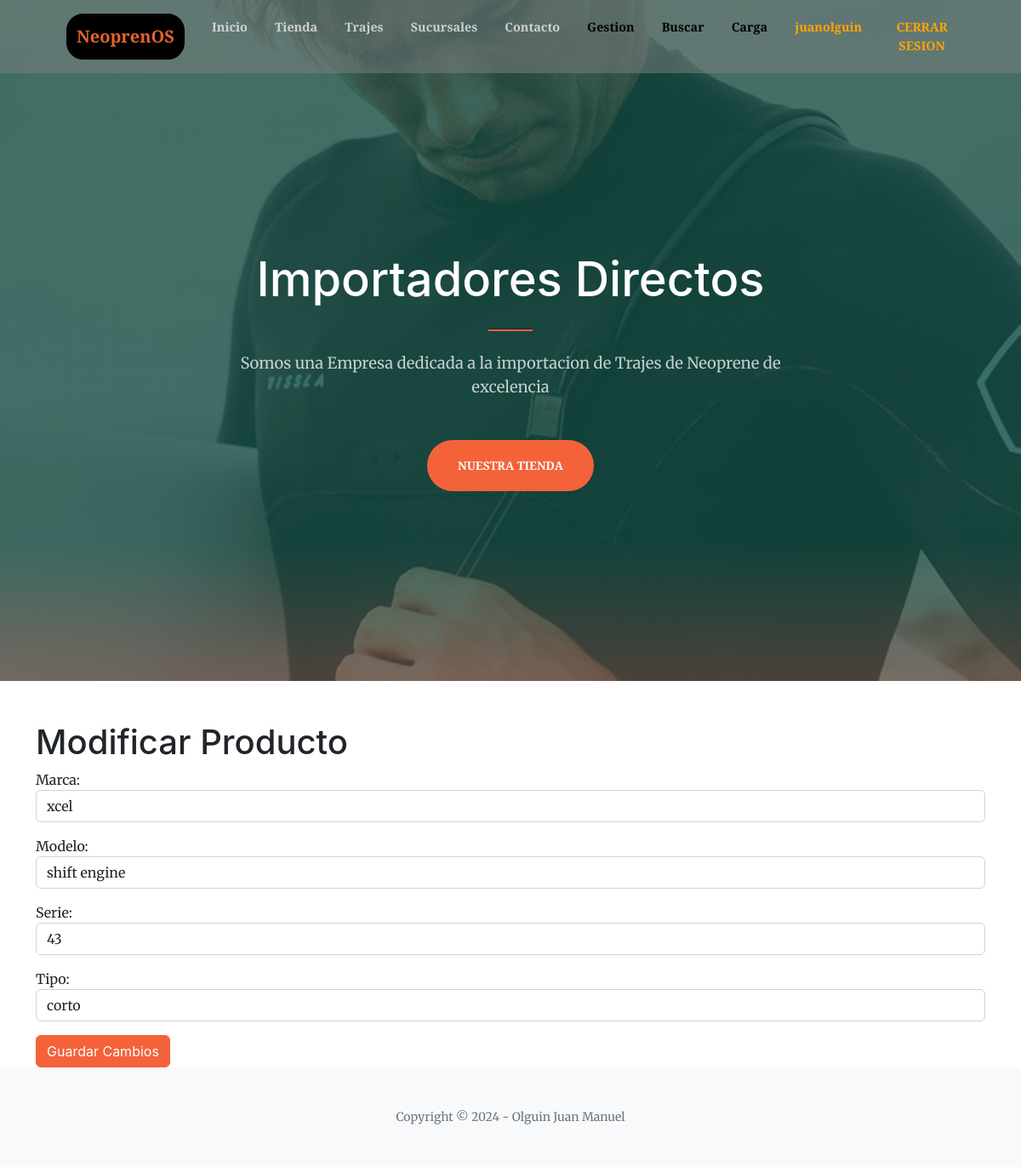
The app's page /Neoprenos/modificar_producto/16/ (signed in) with its own data.
### Neoprenos/models.py (models this page shows, shortened)
class neoprenos(models.Model) :
    marca =models.CharField(max_length=30)
    modelo=models.CharField(max_length=30)
    serie=models.IntegerField()
    tipo=models.CharField(max_length=20)

### Neoprenos/views.py (the view)
# urls.py: path('modificar_producto/<int:producto_id>/', modificar_producto, name='modificar_producto')
@login_required
def modificar_producto(request, producto_id):
    producto = get_object_or_404(neoprenos, id=producto_id)
    if request.method == 'POST':
        form = ModificacionProductoForm(request.POST, instance=producto)
        if form.is_valid():
            form.save()
            messages.success(request, "Producto modificado correctamente.")
            return redirect('gestionarProducto')
    else:
        form = ModificacionProductoForm(instance=producto)
    return render(request, 'Neoprenos/modificar_producto.html', {'form': form, 'producto': producto})

### Neoprenos/forms.py
class ModificacionProductoForm(forms.ModelForm):
    class Meta:
        model = neoprenos
        fields = ['marca', 'modelo', 'serie', 'tipo']
        widgets = {
            'marca': forms.TextInput(attrs={'class': 'form-control', 'placeholder': 'Marca'}),
            'modelo': forms.TextInput(attrs={'class': 'form-control', 'placeholder': 'Modelo'}),
            'serie': forms.TextInput(attrs={'class': 'form-control', 'placeholder': 'Serie'}),
            'tipo': forms.TextInput(attrs={'class': 'form-control', 'placeholder': 'Tipo'}),
        }

### Neoprenos/templates/Neoprenos/modificar_producto.html (shortened to what this page needs)
{% extends "Neoprenos/base.html" %}
{% load static %}
{% block main %}
<div class="container mt-5">
    <h1>Modificar Producto</h1>
    <form method="POST">
        {{ form.as_p }}
        <button type="submit" class="btn btn-primary">Guardar Cambios</button>
    </form>
</div>
{% endblock %}

### Neoprenos/templates/Neoprenos/base.html (shortened to what this page needs)
<!DOCTYPE html>
{% load static %}
<html lang="en">
    <head>
        <link href="https://cdn.jsdelivr.net/npm/bootstrap-icons@1.5.0/font/bootstrap-icons.css" rel="stylesheet" />
        <link href="https://cdnjs.cloudflare.com/ajax/libs/SimpleLightbox/2.1.0/simpleLightbox.min.css" rel="stylesheet" />
        <link href="{% static 'Neoprenos/css/styles.css' %}" rel="stylesheet" />
    </head>
    <body id="page-top">
        <nav class="navbar navbar-expand-lg navbar-light fixed-top py-3" id="mainNav">
            <div class="container px-4 px-lg-5">
                <a style ="color : rgb(230, 99, 43);border:2px solid black;padding:10px;border-radius: 20px;background-color:black;" class="navbar-brand" href="{% url 'Inicio' %}">NeoprenOS  </a>
                <div class="collapse navbar-collapse" id="navbarResponsive">
                    <ul class="navbar-nav ms-auto my-2 my-lg-0">
                        <li class="nav-item"><a class="nav-link" href="{% url 'Inicio' %}">Inicio</a></li>
                        <li class="nav-item"><a class="nav-link" href="{% url 'Tienda' %}">Tienda</a></li>
                        <li class="nav-item"><a class="nav-link" href="{% url 'Trajes' %}">Trajes</a></li>
                        <li class="nav-item"><a class="nav-link" href="{% url 'Sucursales' %}">Sucursales</a></li>
                        <li class="nav-item"><a class="nav-link" href="{% url 'Contacto' %}">Contacto</a></li>
                        <li class="nav-item"><a style ="color : black;" class="nav-link" href="{% url 'gestionarProducto' %}">Gestion</a></li>
                        <li class="nav-item"><a style ="color : black;" class="nav-link" href="{% url 'buscar' %}">Buscar</a></li>
                        <li class="nav-item"><a style ="color : black;" class="nav-link" href="{% url 'neoprenosFormulario' %}">Carga</a></li>
                        {% if not request.user.is_authenticated %}
                        <li class="nav-item"><a style ="color : orange;" class="nav-link" href="{% url 'Login' %}">INICIAR SESION</a></li>
                        {% else %}
                        <li class="nav-item"><a style="color: orange;" class="nav-link" href="#">{{ request.user.username }}</a></li>
                        <li class="nav-item">
                        <form id="logout-form" action="{% url 'Logout' %}" method="POST" style="display:inline;" onsubmit="return confirmLogout();">
                        <button type="submit" class="nav-link" style="color: orange; background: none; border: none; cursor: pointer;">CERRAR SESION</button>
                        </form></li>
                        {% endif %}
                    </ul>
                </div>
            </div>
        </nav>
        <header class="masthead">
            <div class="container px-4 px-lg-5 h-100">
                <div class="row gx-4 gx-lg-5 h-100 align-items-center justify-content-center text-center">
                    <div class="col-lg-8 align-self-end">
                        <h1 class="text-white font-weight-bold">Importadores Directos</h1>
                        <hr class="divider" />
                    </div>
                    <div class="col-lg-8 align-self-baseline">
                        <p class="text-white-75 mb-5">Somos una Empresa dedicada a la importacion de Trajes de Neoprene de excelencia</p>
                        <a class="btn btn-primary btn-xl" href="{% url 'Tienda' %}">NUESTRA TIENDA</a>
                    </div>
                </div>
            </div>
        </header>
        {% block main  %}
        {% endblock main  %}
        <footer class="bg-light py-5">
            <div class="container px-4 px-lg-5"><div class="small text-center text-muted">Copyright &copy; 2024 - Olguin Juan Manuel</div></div>
        </footer>
    </body>
</html>

### records on screen
neoprenos: marca "xcel", modelo "shift engine", serie "43", tipo "corto"

### other values on screen
{{ request.user.username }} "juanolguin"
